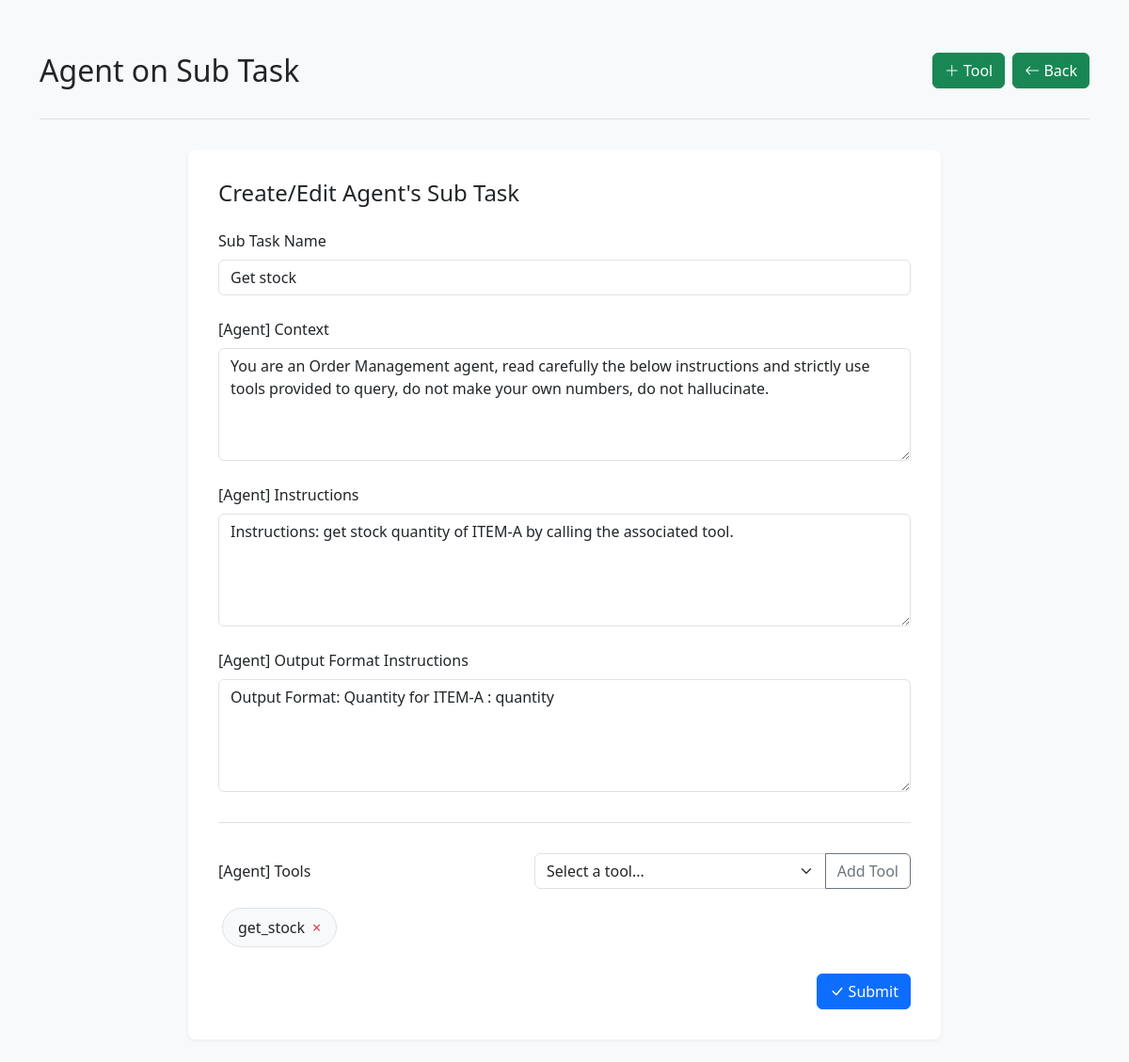
Page /task/10/step/29/edit on the committed database.
### agentoapp/models.py (models this page shows, shortened)
class SubTask(models.Model):
    belongs_to = models.ForeignKey(Task,on_delete=models.DO_NOTHING)
    name = models.CharField(max_length=100)
    context = models.CharField(max_length=2048)
    instruction = models.CharField(max_length=2048)
    outputFormatInstruction = models.CharField(max_length=2048)
    step = models.IntegerField()

class SubTaskTool(models.Model):
    subtask = models.ForeignKey(SubTask,on_delete=models.DO_NOTHING)
    tool = models.ForeignKey(Tool,on_delete=models.DO_NOTHING)

class Tool(models.Model):
    name = models.CharField(max_length=100)
    context = models.CharField(max_length=2048)
    instruction = models.CharField(max_length=2048)
    outputFormatInstruction = models.CharField(max_length=2048)
    codeblock = models.TextField(null=True)

### agentoapp/views.py (the view, shortened to what this page needs)
# urls.py: path('task/<int:taskId>/step/<int:step>/<str:action>', name='subtask',view=subtask),
def subtask(request,taskId,step,action):
    print(action,taskId,step)
    subtask = None
    if action == 'edit':
        subtask = SubTask.objects.get(id=step)
    tools = Tool.objects.all()
    assigned_tools = None
    if subtask:
        assigned_tools = SubTaskTool.objects.filter(subtask=subtask)
    return render(request,'agentoapp/subtask.html',context={'action':action,'taskId':taskId,'step':step,'subtask':subtask,'tools':tools,'assigned_tools':assigned_tools})

### agentoapp/templates/agentoapp/subtask.html (shortened to what this page needs)
<!DOCTYPE html>
<html lang="en">
<head>
    <link href="https://cdn.jsdelivr.net/npm/bootstrap@5.3.3/dist/css/bootstrap.min.css" rel="stylesheet"
>
        <link rel="stylesheet" href="https://cdn.jsdelivr.net/npm/bootstrap-icons@1.11.3/font/bootstrap-icons.min.css">
</head>
<body class="container py-4 bg-light">
    <header class="page-header">
        <div class="d-flex justify-content-between align-items-center">
            <h1 class="h2 mb-0">Agent on Sub Task</h1>
            <div class="d-flex gap-2">
                <a class="btn btn-success" href="/tools/create/0">
                    <i class="bi bi-plus-lg"></i> Tool
                </a>
                <a class="btn btn-success" href="/task/edit/{{taskId}}">
                    <i class="bi bi-arrow-left"></i> Back
                </a>
            </div>
        </div>
    </header>
    <main class="form-container">
        <h2 class="h4 mb-4">Create/Edit Agent's Sub Task</h2>
        {% if subtask %}
        <form method="POST" action="/task/{{taskId}}/subtask/{{subtask.id}}/edit" class="needs-validation">
        {% else %}
        <form method="POST" action="/task/{{taskId}}/subtask/0/create" class="needs-validation">
        {% endif %}
            <div class="form-group">
                <label for="subTaskName" class="form-label">Sub Task Name</label>
                <input
                    type="text"
                    class="form-control"
                    id="subTaskName"
                    name="subTaskName"
                    placeholder="Enter sub task name"
                    value="{{subtask.name}}"
                    required
                >
            </div>
            <div class="form-group">
                <label for="context" class="form-label">[Agent]  Context</label>
                <textarea
                    class="form-control"
                    id="context"
                    name="context"
                    placeholder="Provide context for the sub task"
                    rows="4"
                >{{subtask.context}}</textarea>
            </div>
            <div class="form-group">
                <label for="instruction" class="form-label">[Agent]  Instructions</label>
                <textarea
                    class="form-control"
                    id="instruction"
                    name="instruction"
                    placeholder="Enter detailed instructions"
                    rows="4"
                >{{subtask.instruction}}</textarea>
            </div>
            <div class="form-group">
                <label for="outputFormatInstruction" class="form-label">[Agent]  Output Format Instructions</label>
                <textarea
                    class="form-control"
                    id="outputFormatInstruction"
                    name="outputFormatInstruction"
                    placeholder="Specify the expected output format"
                    rows="4"
                >{{subtask.outputFormatInstruction}}</textarea>
            </div>
            <div class="tools-section">
                <div class="d-flex justify-content-between align-items-center mb-3">
                    <label class="form-label mb-0">[Agent] Tools</label>
                    <div class="input-group" style="max-width: 400px;">
                        <select class="form-select" id="toolSelect" name="tool">
                            <option value="">Select a tool...</option>
                        </select>
                        <button class="btn btn-outline-secondary" type="button" id="addTool">
                            Add Tool
                        </button>
                    </div>
                </div>
                <div class="selected-tools" id="selectedTools">
                    {% for assigned_tool in assigned_tools %}
                        <div class="tool-badge" data-tool-id="{{ assigned_tool.tool.id }}">
                            {{ assigned_tool.tool.name }}
                            <span class="remove-tool">×</span>
                        </div>
                    {% endfor %}
                </div>
            </div>
            <div class="d-grid gap-2 d-md-flex justify-content-md-end mt-4">
                <button type="submit" class="btn btn-primary">
                    <i class="bi bi-check-lg"></i> Submit
                </button>
            </div>
        </form>
    </main>
</body>
</html>

### agentoapp/templates/agentoapp/subtask.html (style rules this page uses)
:root { --primary-color: #198754; --border-color: #dee2e6; --form-spacing: 1.5rem; }
.page-header { padding: 2rem 0; margin-bottom: 2rem; border-bottom: 1px solid var(--border-color); }
.form-container { max-width: 800px; margin: 0 auto; padding: 2rem; background-color: #fff; border-radius: 0.5rem; box-shadow: 0 2px 4px rgba(0,0,0,0.05); }
.form-group { margin-bottom: var(--form-spacing); }
textarea.form-control { min-height: 120px; resize: vertical; }
.form-label { font-weight: 500; margin-bottom: 0.5rem; color: #212529; }
.tools-section { margin-top: 2rem; padding-top: 2rem; border-top: 1px solid var(--border-color); }
.selected-tools { margin-top: 1rem; }
.tool-badge { display: inline-flex; align-items: center; background: #f8f9fa; padding: 0.5rem 1rem; border-radius: 2rem; margin: 0.25rem; border: 1px solid var(--border-color); }
.tool-badge .remove-tool { margin-left: 0.5rem; cursor: pointer; color: #dc3545; }

### rows in the picture
SubTask: subTaskName "Get stock", context "You are an Order Management agent, read carefully the below instructions and strictly use tools provided to query, do not make your own numbers, do not hallucinate.", instruction "Instructions: get stock quantity of ITEM-A by calling the associated tool.", outputFormatInstruction "Output Format: Quantity for ITEM-A : quantity"
SubTaskTool: tool.name "get_stock"
